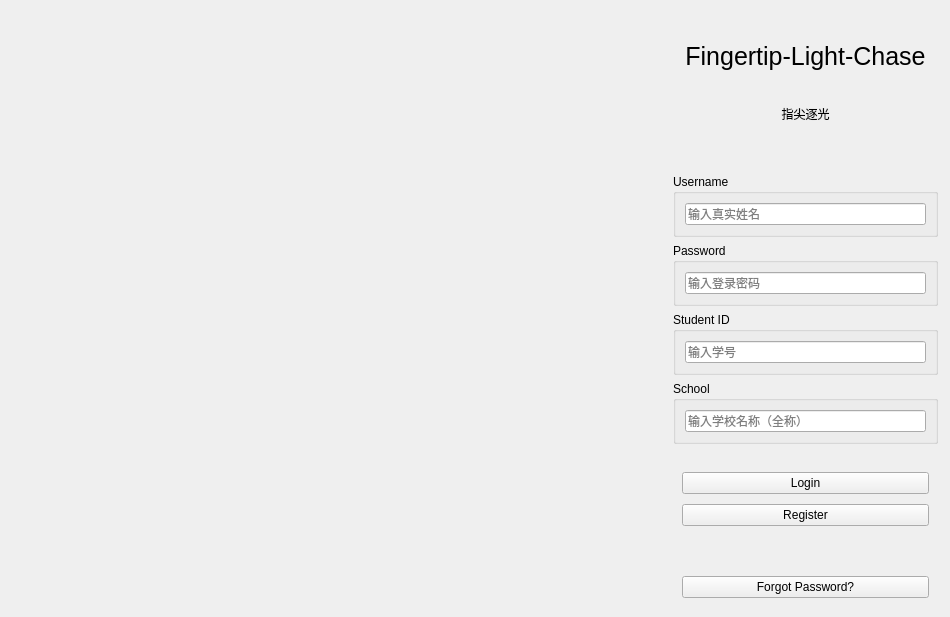
<?xml version="1.0" encoding="UTF-8"?>
<ui version="4.0">
 <class>LoginWidget</class>
 <widget class="QMainWindow" name="LoginWidget">
  <property name="geometry">
   <rect>
    <x>0</x>
    <y>0</y>
    <width>950</width>
    <height>617</height>
   </rect>
  </property>
  <property name="minimumSize">
   <size>
    <width>950</width>
    <height>617</height>
   </size>
  </property>
  <property name="maximumSize">
   <size>
    <width>950</width>
    <height>617</height>
   </size>
  </property>
  <property name="focusPolicy">
   <enum>Qt::FocusPolicy::TabFocus</enum>
  </property>
  <property name="contextMenuPolicy">
   <enum>Qt::ContextMenuPolicy::DefaultContextMenu</enum>
  </property>
  <property name="windowTitle">
   <string>指尖逐光-登录</string>
  </property>
  <property name="windowIcon">
   <iconset theme="QIcon::ThemeIcon::GoHome"/>
  </property>
  <property name="inputMethodHints">
   <set>Qt::InputMethodHint::ImhNone</set>
  </property>
  <property name="documentMode">
   <bool>false</bool>
  </property>
  <property name="tabShape">
   <enum>QTabWidget::TabShape::Rounded</enum>
  </property>
  <widget class="QWidget" name="centralwidget">
   <layout class="QHBoxLayout" name="horizontalLayout_2">
    <property name="spacing">
     <number>0</number>
    </property>
    <property name="leftMargin">
     <number>3</number>
    </property>
    <property name="topMargin">
     <number>3</number>
    </property>
    <property name="rightMargin">
     <number>3</number>
    </property>
    <property name="bottomMargin">
     <number>3</number>
    </property>
    <item>
     <widget class="QWidget" name="widget" native="true">
      <property name="styleSheet">
       <string notr="true"/>
      </property>
      <layout class="QHBoxLayout" name="horizontalLayout" stretch="7,3">
       <property name="spacing">
        <number>0</number>
       </property>
       <property name="leftMargin">
        <number>0</number>
       </property>
       <property name="topMargin">
        <number>0</number>
       </property>
       <property name="rightMargin">
        <number>0</number>
       </property>
       <property name="bottomMargin">
        <number>0</number>
       </property>
       <item>
        <widget class="QWidget" name="widget_2" native="true">
         <property name="styleSheet">
          <string notr="true"/>
         </property>
         <layout class="QVBoxLayout" name="verticalLayout_2">
          <property name="spacing">
           <number>0</number>
          </property>
          <property name="leftMargin">
           <number>0</number>
          </property>
          <property name="topMargin">
           <number>0</number>
          </property>
          <property name="rightMargin">
           <number>0</number>
          </property>
          <property name="bottomMargin">
           <number>0</number>
          </property>
          <item>
           <widget class="QLabel" name="label">
            <property name="sizePolicy">
             <sizepolicy hsizetype="Expanding" vsizetype="Expanding">
              <horstretch>0</horstretch>
              <verstretch>0</verstretch>
             </sizepolicy>
            </property>
            <property name="minimumSize">
             <size>
              <width>400</width>
              <height>400</height>
             </size>
            </property>
            <property name="styleSheet">
             <string notr="true"/>
            </property>
            <property name="text">
             <string/>
            </property>
            <property name="pixmap">
             <pixmap resource="res.qrc">:/res/ZYLoginPage.jpg</pixmap>
            </property>
            <property name="scaledContents">
             <bool>true</bool>
            </property>
            <property name="alignment">
             <set>Qt::AlignmentFlag::AlignCenter</set>
            </property>
           </widget>
          </item>
         </layout>
        </widget>
       </item>
       <item>
        <widget class="QWidget" name="widget_3" native="true">
         <property name="styleSheet">
          <string notr="true"/>
         </property>
         <layout class="QVBoxLayout" name="verticalLayout_9">
          <property name="leftMargin">
           <number>0</number>
          </property>
          <property name="topMargin">
           <number>0</number>
          </property>
          <property name="rightMargin">
           <number>0</number>
          </property>
          <property name="bottomMargin">
           <number>0</number>
          </property>
          <item>
           <widget class="QWidget" name="widget_7" native="true">
            <layout class="QVBoxLayout" name="verticalLayout_10">
             <property name="spacing">
              <number>0</number>
             </property>
             <property name="leftMargin">
              <number>0</number>
             </property>
             <property name="topMargin">
              <number>5</number>
             </property>
             <property name="rightMargin">
              <number>0</number>
             </property>
             <property name="bottomMargin">
              <number>0</number>
             </property>
             <item>
              <widget class="QLabel" name="label_2">
               <property name="sizePolicy">
                <sizepolicy hsizetype="Expanding" vsizetype="Fixed">
                 <horstretch>0</horstretch>
                 <verstretch>0</verstretch>
                </sizepolicy>
               </property>
               <property name="layoutDirection">
                <enum>Qt::LayoutDirection::LeftToRight</enum>
               </property>
               <property name="styleSheet">
                <string notr="true">font-size:25px;</string>
               </property>
               <property name="text">
                <string>Fingertip-Light-Chase</string>
               </property>
               <property name="alignment">
                <set>Qt::AlignmentFlag::AlignCenter</set>
               </property>
              </widget>
             </item>
             <item>
              <widget class="QLabel" name="label_3">
               <property name="sizePolicy">
                <sizepolicy hsizetype="Preferred" vsizetype="Fixed">
                 <horstretch>0</horstretch>
                 <verstretch>0</verstretch>
                </sizepolicy>
               </property>
               <property name="text">
                <string>指尖逐光</string>
               </property>
               <property name="alignment">
                <set>Qt::AlignmentFlag::AlignCenter</set>
               </property>
              </widget>
             </item>
            </layout>
           </widget>
          </item>
          <item>
           <widget class="QWidget" name="widget_5" native="true">
            <layout class="QVBoxLayout" name="verticalLayout_8">
             <item>
              <widget class="QGroupBox" name="groupBox">
               <property name="title">
                <string>Username</string>
               </property>
               <layout class="QVBoxLayout" name="verticalLayout_4">
                <item>
                 <widget class="QLineEdit" name="usernameEdit">
                  <property name="inputMethodHints">
                   <set>Qt::InputMethodHint::ImhNone</set>
                  </property>
                  <property name="placeholderText">
                   <string>输入真实姓名</string>
                  </property>
                 </widget>
                </item>
               </layout>
              </widget>
             </item>
             <item>
              <widget class="QGroupBox" name="groupBox_2">
               <property name="title">
                <string>Password</string>
               </property>
               <layout class="QVBoxLayout" name="verticalLayout_5">
                <item>
                 <widget class="QLineEdit" name="PasswordEdit">
                  <property name="inputMethodHints">
                   <set>Qt::InputMethodHint::ImhNoAutoUppercase|Qt::InputMethodHint::ImhNoPredictiveText|Qt::InputMethodHint::ImhSensitiveData</set>
                  </property>
                  <property name="inputMask">
                   <string/>
                  </property>
                  <property name="echoMode">
                   <enum>QLineEdit::EchoMode::PasswordEchoOnEdit</enum>
                  </property>
                  <property name="alignment">
                   <set>Qt::AlignmentFlag::AlignLeading|Qt::AlignmentFlag::AlignLeft|Qt::AlignmentFlag::AlignVCenter</set>
                  </property>
                  <property name="placeholderText">
                   <string>输入登录密码</string>
                  </property>
                  <property name="cursorMoveStyle">
                   <enum>Qt::CursorMoveStyle::LogicalMoveStyle</enum>
                  </property>
                 </widget>
                </item>
               </layout>
              </widget>
             </item>
             <item>
              <widget class="QGroupBox" name="groupBox_3">
               <property name="title">
                <string>Student ID</string>
               </property>
               <layout class="QVBoxLayout" name="verticalLayout_6">
                <item>
                 <widget class="QLineEdit" name="StudentIDEdit">
                  <property name="placeholderText">
                   <string>输入学号</string>
                  </property>
                 </widget>
                </item>
               </layout>
              </widget>
             </item>
             <item>
              <widget class="QGroupBox" name="groupBox_4">
               <property name="title">
                <string>School</string>
               </property>
               <layout class="QVBoxLayout" name="verticalLayout_7">
                <item>
                 <widget class="QLineEdit" name="SchoolNameEdit">
                  <property name="placeholderText">
                   <string>输入学校名称（全称）</string>
                  </property>
                 </widget>
                </item>
               </layout>
              </widget>
             </item>
            </layout>
           </widget>
          </item>
          <item>
           <widget class="QWidget" name="widget_4" native="true">
            <property name="layoutDirection">
             <enum>Qt::LayoutDirection::LeftToRight</enum>
            </property>
            <layout class="QVBoxLayout" name="verticalLayout_3">
             <property name="leftMargin">
              <number>18</number>
             </property>
             <property name="rightMargin">
              <number>18</number>
             </property>
             <item>
              <widget class="QPushButton" name="LoginBtn">
               <property name="text">
                <string>Login</string>
               </property>
              </widget>
             </item>
             <item>
              <widget class="QPushButton" name="registerBtn">
               <property name="text">
                <string>Register</string>
               </property>
              </widget>
             </item>
             <item>
              <spacer name="verticalSpacer">
               <property name="orientation">
                <enum>Qt::Orientation::Vertical</enum>
               </property>
               <property name="sizeType">
                <enum>QSizePolicy::Policy::Fixed</enum>
               </property>
               <property name="sizeHint" stdset="0">
                <size>
                 <width>20</width>
                 <height>40</height>
                </size>
               </property>
              </spacer>
             </item>
             <item>
              <widget class="QPushButton" name="forgotBtn">
               <property name="text">
                <string>Forgot Password?</string>
               </property>
              </widget>
             </item>
            </layout>
           </widget>
          </item>
         </layout>
        </widget>
       </item>
      </layout>
     </widget>
    </item>
   </layout>
  </widget>
 </widget>
 <resources>
  <include location="res.qrc"/>
 </resources>
 <connections/>
</ui>
